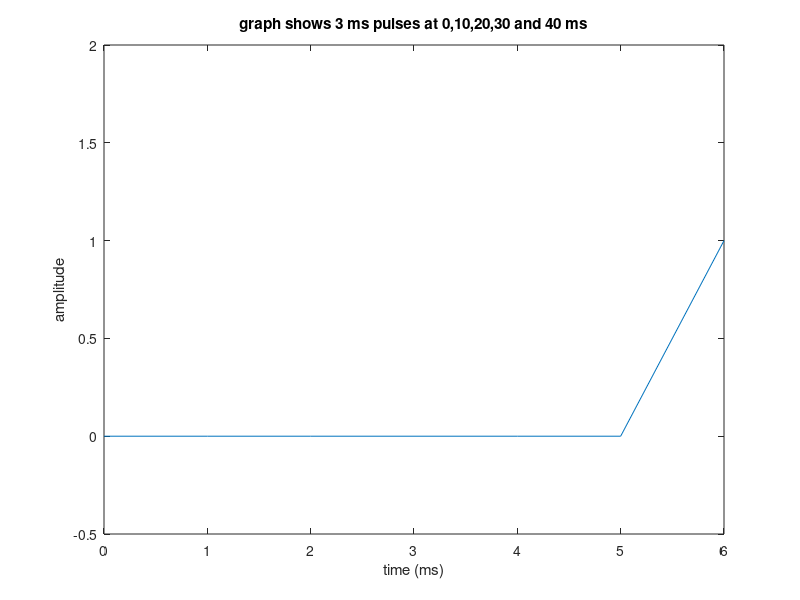

The MATLAB source for this figure:
pkg load signal
#
 fs = 1;  # arbitrary sample rate
     # pulse train sample rate
 w = 1;  # pulse width 1/10th the distance between pulses
 x = pulstran(-10:1:-4,-4:1:4, 'rectpuls', w);
 plot([0:length(x)-1]*1/fs, x);
 ylim([-0.5 2]);
 ylabel("amplitude"); xlabel("time (ms)");
 title("graph shows 3 ms pulses at 0,10,20,30 and 40 ms")